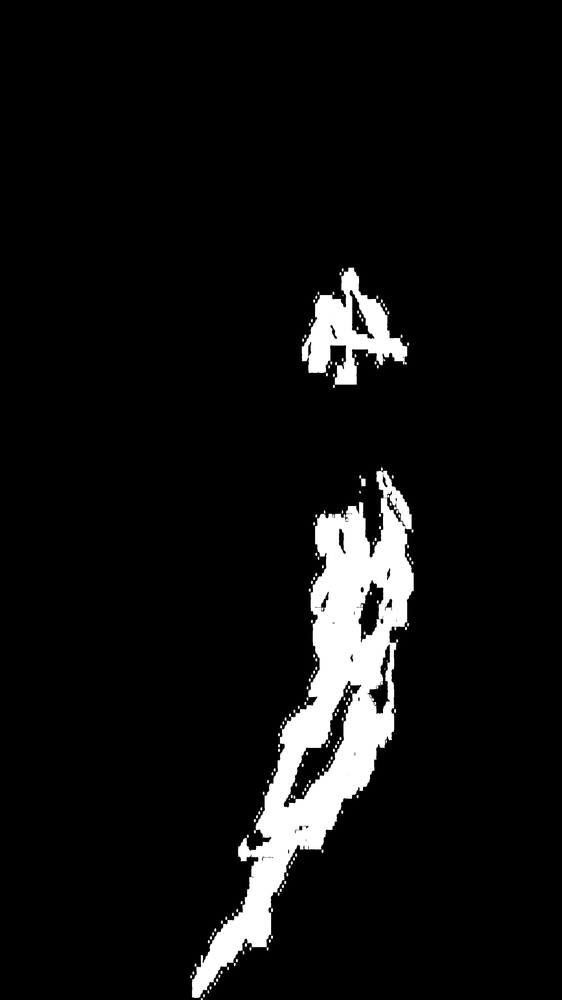
#> input picture 多輪超像素遮蔽敏感度量化方法/xai_results/final_mask.png, 562 x 1000 px, shrunk from 2160 x 3840 before the run
$ jupyter execute --allow-errors evaluate.ipynb
#> lines starting #> are read from the running program, lines starting #| are printed output that depends on the picture; after the words box and inside, x2 and y2 are one past the last pixel; in counts of white or black regions, pixels touching at a corner belong together
[cell 1]
import os
import cv2
import numpy as np
import matplotlib.pyplot as plt

## 1. Dice 相似度係數（Dice Similarity Coefficient, DSC）
目的：衡量 final_mask 和 prediction 的相似程度，表示模型輸出與穩定區域的匹配度。

公式：
$$
DSC = \frac{2 \times |final\_mask \cap prediction|}{|final\_mask| + |prediction|}
$$

解釋：

- 若 DSC 接近 1，代表 final_mask 與 prediction 非常一致，表示模型對於「穩定識別區域」的預測很好。
- 若 DSC 低於 0.5，表示模型的輸出與可解釋性結果相差較大，可能不夠穩定或過度依賴某些特徵。

[cell 2]
final_mask = cv2.imread('xai_results/final_mask.png', cv2.IMREAD_GRAYSCALE)
#> final_mask is the input picture: shape (1000, 562); min 0, max 255, mean 16.6
prediction = cv2.imread('results/prediction_1.png', cv2.IMREAD_GRAYSCALE)
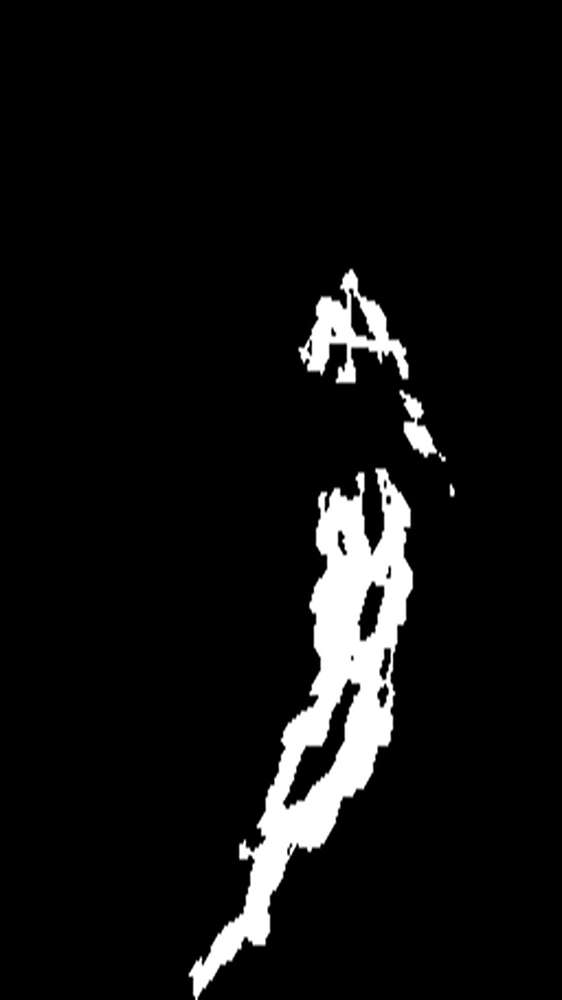
#> input picture 多輪超像素遮蔽敏感度量化方法/results/prediction_1.png, 562 x 1000 px, shrunk from 2160 x 3840 before the run
#> prediction is the input picture: shape (1000, 562); min 0, max 255, mean 16.3

print(f'Final Mask: {final_mask.shape}')
#| Final Mask: (1000, 562)
print(f'Prediction: {prediction.shape}')
#| Prediction: (1000, 562)

fig, ax = plt.subplots(1, 2, figsize=(6, 6))
ax[0].imshow(final_mask, cmap='gray')
ax[0].axis('off')
ax[0].set_title('Final Mask (> 70%)')

ax[1].imshow(prediction, cmap='gray')
ax[1].axis('off')
ax[1].set_title('Model Prediction')
plt.show()
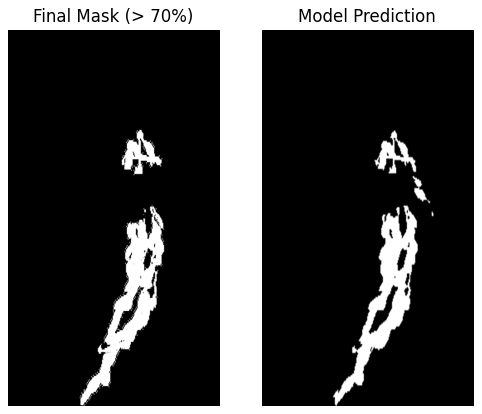
#> figure drawn by matplotlib, 2 panels

[cell 3]
final_mask = (final_mask > 0).astype(np.uint8)
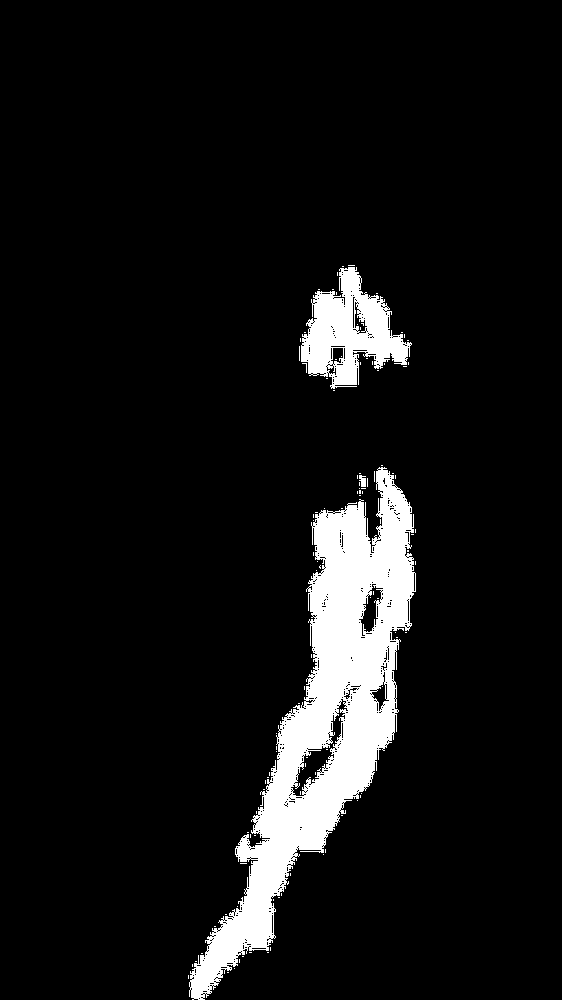
#> final_mask: shape (1000, 562); values 0 (black) and 1 (white), 7.7% white; 110 white regions (107 under 20 px), largest, box (x1, y1, x2, y2) and area: (189, 467, 416, 1000) 36289, (301, 267, 412, 389) 6782, (359, 475, 366, 487) 62
prediction = (prediction > 0).astype(np.uint8)
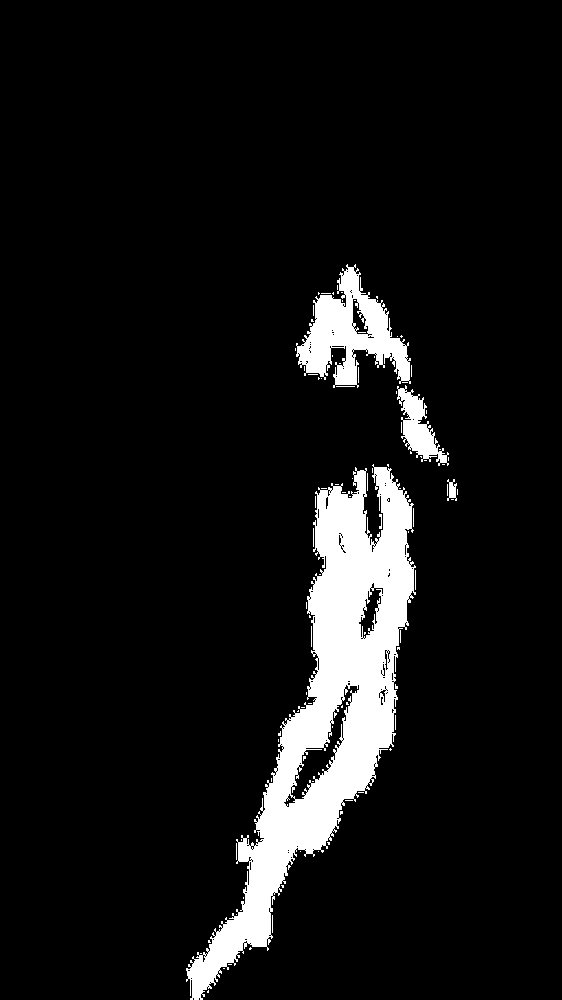
#> prediction: shape (1000, 562); values 0 (black) and 1 (white), 8% white; 96 white regions (89 under 20 px), largest, box (x1, y1, x2, y2) and area: (186, 464, 416, 1000) 36207, (296, 264, 411, 388) 6404, (397, 385, 449, 466) 1690

# 計算交集與並集
intersection = np.sum(final_mask * prediction)
#> intersection = 39693
sum_mask = np.sum(final_mask) + np.sum(prediction)
#> sum_mask = 88505

# 計算 Dice 相似度
dice_score = (2 * intersection) / sum_mask if sum_mask > 0 else 0
#> dice_score = 0.897
print(f"Dice Similarity Score: {dice_score:.4f}")
#| Dice Similarity Score: 0.8970
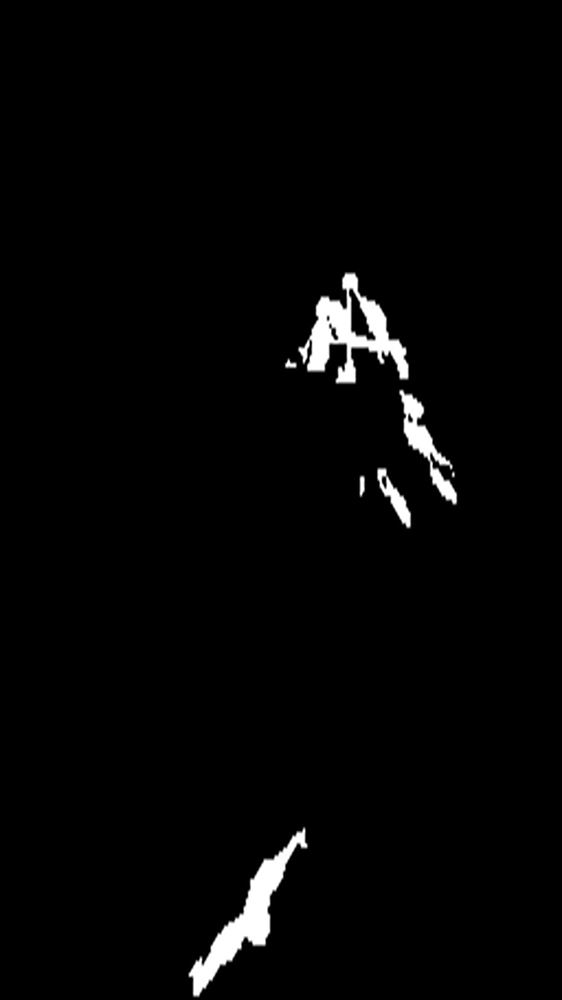
#> input picture 多輪超像素遮蔽敏感度量化方法/xai_results/predictions/predictions_1.png, 562 x 1000 px, shrunk from 2160 x 3840 before the run
#> further down, O_i is the input picture: shape (1000, 562); min 0, max 255, mean 5.1
#> `O_i = (O_i > 0).astype(np.uint8)`:
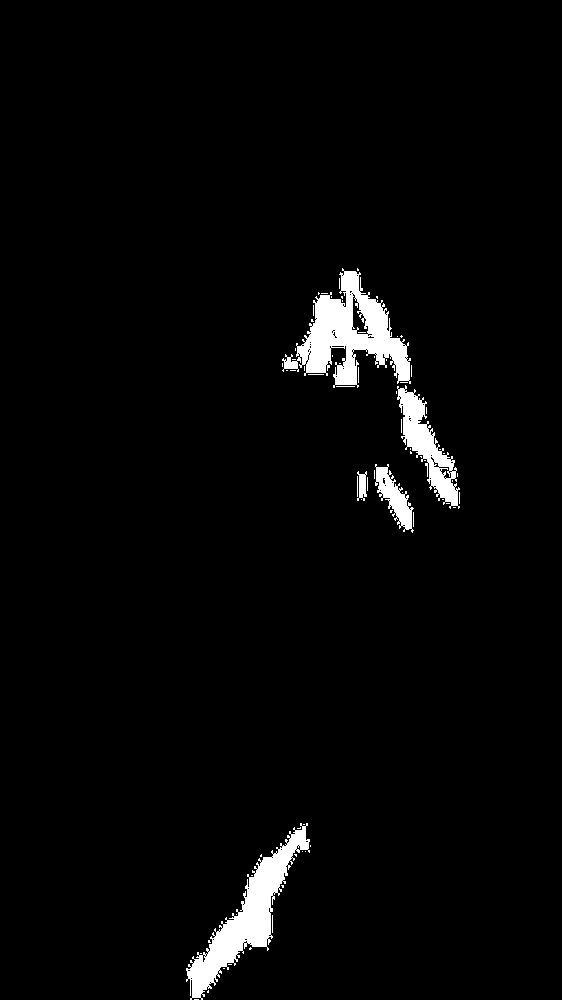
#> O_i: shape (1000, 562); values 0 (black) and 1 (white), 2.9% white; 73 white regions (67 under 20 px), largest, box (x1, y1, x2, y2) and area: (282, 268, 411, 388) 6444, (186, 823, 310, 1000) 5569, (397, 385, 460, 509) 2711, (375, 464, 414, 533) 1110, (357, 471, 367, 501) 188, (357, 476, 358, 497) 21

# 2. 遮蔽區域影響指標（Masking Impact Score, MIS）
目的：評估模型的輸出是否容易受到遮蔽影響。

公式：
$$
MIS = 1 - \frac{\sum_{i=1}^{N} IoU(O, O_i)}{N}
$$

解釋：
- **當模型受遮蔽影響較小：**
    - \(O_i\) 與 \(O\) 的輸出差異不大，IoU 高，MIS 低。
    - 代表模型在不同遮蔽條件下仍然能夠穩定預測。

- **當模型受遮蔽影響較大：**
    - \(O_i\) 與 \(O\) 差異大，IoU 低，MIS 高。
    - 代表模型對某些區域依賴性過高，導致輸入被遮蔽時結果變化劇烈。

[cell 4]
def iou(mask1, mask2):
    """ 計算 IoU """
    intersection = np.sum((mask1 > 0) & (mask2 > 0))
#> intersection = 15070
    union = np.sum((mask1 > 0) | (mask2 > 0))
#> union = 46383
#> `iou_score = iou(O, O_i)`: iou_score = 0.325
    return intersection / union if union > 0 else 0

# 讀取原始輸出
O = cv2.imread('results/prediction_1.png', cv2.IMREAD_GRAYSCALE)
O = (O > 0).astype(np.uint8)  # 二值化處理

prediction_files = os.listdir('xai_results/predictions')
N = len(prediction_files)  # 遮蔽測試次數

#> (the rest of this cell did not finish here and is left out)
